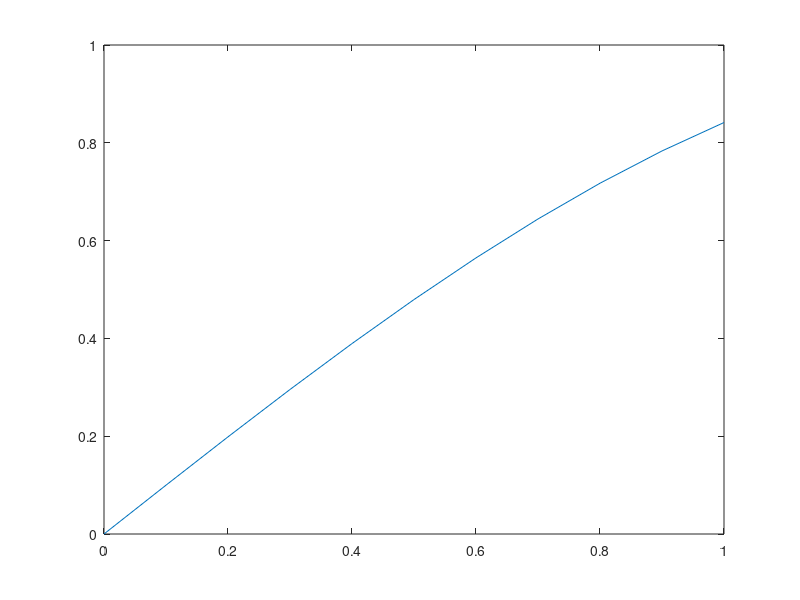

Recreate this plot in MATLAB.
close all
clear all
clc

x = 1:10
y = (10:-1:1)'
prodotto_scalare = x*y
z = (sin(linspace(0,1,11)))'
plot(linspace(0,1,11),z);
